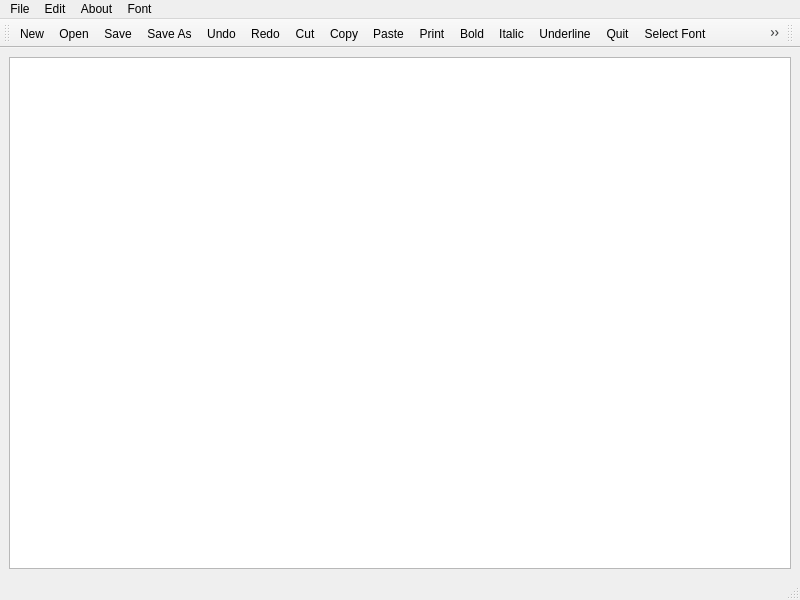
<?xml version="1.0" encoding="UTF-8"?>
<ui version="4.0">
 <class>MainWindow</class>
 <widget class="QMainWindow" name="MainWindow">
  <property name="geometry">
   <rect>
    <x>0</x>
    <y>0</y>
    <width>800</width>
    <height>600</height>
   </rect>
  </property>
  <property name="windowTitle">
   <string>MainWindow</string>
  </property>
  <widget class="QWidget" name="centralwidget">
   <layout class="QVBoxLayout" name="verticalLayout">
    <item>
     <widget class="QTextEdit" name="textEdit"/>
    </item>
   </layout>
  </widget>
  <widget class="QMenuBar" name="menubar">
   <property name="geometry">
    <rect>
     <x>0</x>
     <y>0</y>
     <width>800</width>
     <height>21</height>
    </rect>
   </property>
   <widget class="QMenu" name="menuFile">
    <property name="title">
     <string>File</string>
    </property>
    <addaction name="actionNew"/>
    <addaction name="actionOpen"/>
    <addaction name="separator"/>
    <addaction name="actionSave"/>
    <addaction name="actionSave_As"/>
   </widget>
   <widget class="QMenu" name="menuEdit">
    <property name="title">
     <string>Edit</string>
    </property>
    <addaction name="actionUndo"/>
    <addaction name="actionRedo"/>
    <addaction name="separator"/>
    <addaction name="actionCopy"/>
    <addaction name="actionPaste"/>
    <addaction name="actionCut"/>
    <addaction name="separator"/>
    <addaction name="actionPrint"/>
    <addaction name="actionQuit"/>
   </widget>
   <widget class="QMenu" name="menuAbout">
    <property name="title">
     <string>About</string>
    </property>
    <addaction name="actionAbout_QT"/>
   </widget>
   <widget class="QMenu" name="menuQuit">
    <property name="title">
     <string>Font</string>
    </property>
    <addaction name="actionSelect_Font"/>
    <addaction name="actionFont_color"/>
    <addaction name="actionFont_BG"/>
    <addaction name="separator"/>
    <addaction name="actionBold_2"/>
    <addaction name="actionItalic_2"/>
    <addaction name="actionUnderline_2"/>
   </widget>
   <addaction name="menuFile"/>
   <addaction name="menuEdit"/>
   <addaction name="menuAbout"/>
   <addaction name="menuQuit"/>
  </widget>
  <widget class="QStatusBar" name="statusbar"/>
  <widget class="QToolBar" name="toolBar">
   <property name="windowTitle">
    <string>toolBar</string>
   </property>
   <attribute name="toolBarArea">
    <enum>TopToolBarArea</enum>
   </attribute>
   <attribute name="toolBarBreak">
    <bool>true</bool>
   </attribute>
   <addaction name="actionNew"/>
   <addaction name="actionOpen"/>
   <addaction name="actionSave"/>
   <addaction name="actionSave_As"/>
   <addaction name="actionUndo"/>
   <addaction name="actionRedo"/>
   <addaction name="actionCut"/>
   <addaction name="actionCopy"/>
   <addaction name="actionPaste"/>
   <addaction name="actionPrint"/>
   <addaction name="actionBold_2"/>
   <addaction name="actionItalic_2"/>
   <addaction name="actionUnderline_2"/>
   <addaction name="actionQuit"/>
   <addaction name="actionSelect_Font"/>
   <addaction name="actionFont_color"/>
   <addaction name="actionFont_BG"/>
   <addaction name="actionAbout_QT"/>
  </widget>
  <widget class="QToolBar" name="toolBar_2">
   <property name="windowTitle">
    <string>toolBar_2</string>
   </property>
   <attribute name="toolBarArea">
    <enum>TopToolBarArea</enum>
   </attribute>
   <attribute name="toolBarBreak">
    <bool>false</bool>
   </attribute>
  </widget>
  <action name="actionNew">
   <property name="icon">
    <iconset resource="Resource.qrc">
     <normaloff>:/images/images/File_Add-512.webp</normaloff>:/images/images/File_Add-512.webp</iconset>
   </property>
   <property name="text">
    <string>New</string>
   </property>
  </action>
  <action name="actionOpen">
   <property name="icon">
    <iconset resource="Resource.qrc">
     <normaloff>:/images/images/open.png</normaloff>:/images/images/open.png</iconset>
   </property>
   <property name="text">
    <string>Open</string>
   </property>
  </action>
  <action name="actionSave">
   <property name="icon">
    <iconset resource="Resource.qrc">
     <normaloff>:/images/images/save--v2.png</normaloff>:/images/images/save--v2.png</iconset>
   </property>
   <property name="text">
    <string>Save</string>
   </property>
  </action>
  <action name="actionSave_As">
   <property name="icon">
    <iconset resource="Resource.qrc">
     <normaloff>:/images/images/save--v2.png</normaloff>:/images/images/save--v2.png</iconset>
   </property>
   <property name="text">
    <string>Save As</string>
   </property>
  </action>
  <action name="actionUndo">
   <property name="icon">
    <iconset resource="Resource.qrc">
     <normaloff>:/images/images/undo-6.png</normaloff>:/images/images/undo-6.png</iconset>
   </property>
   <property name="text">
    <string>Undo</string>
   </property>
  </action>
  <action name="actionRedo">
   <property name="icon">
    <iconset resource="Resource.qrc">
     <normaloff>:/images/images/44650.png</normaloff>:/images/images/44650.png</iconset>
   </property>
   <property name="text">
    <string>Redo</string>
   </property>
  </action>
  <action name="actionBold">
   <property name="icon">
    <iconset resource="Resource.qrc">
     <normaloff>:/images/images/images (4).jpeg</normaloff>:/images/images/images (4).jpeg</iconset>
   </property>
   <property name="text">
    <string>Bold</string>
   </property>
  </action>
  <action name="actionItalic">
   <property name="icon">
    <iconset resource="Resource.qrc">
     <normaloff>:/images/images/images.png</normaloff>:/images/images/images.png</iconset>
   </property>
   <property name="text">
    <string>Italic</string>
   </property>
  </action>
  <action name="actionUnderline">
   <property name="icon">
    <iconset resource="Resource.qrc">
     <normaloff>:/images/images/underline-54-840263.png</normaloff>:/images/images/underline-54-840263.png</iconset>
   </property>
   <property name="text">
    <string>Underline</string>
   </property>
  </action>
  <action name="actionCopy">
   <property name="icon">
    <iconset resource="Resource.qrc">
     <normaloff>:/images/images/copy.png</normaloff>:/images/images/copy.png</iconset>
   </property>
   <property name="text">
    <string>Copy</string>
   </property>
  </action>
  <action name="actionPaste">
   <property name="icon">
    <iconset resource="Resource.qrc">
     <normaloff>:/images/images/paste.webp</normaloff>:/images/images/paste.webp</iconset>
   </property>
   <property name="text">
    <string>Paste</string>
   </property>
  </action>
  <action name="actionCut">
   <property name="icon">
    <iconset resource="Resource.qrc">
     <normaloff>:/images/images/images (6).jpeg</normaloff>:/images/images/images (6).jpeg</iconset>
   </property>
   <property name="text">
    <string>Cut</string>
   </property>
  </action>
  <action name="actionPrint">
   <property name="icon">
    <iconset resource="Resource.qrc">
     <normaloff>:/images/images/print.png</normaloff>:/images/images/print.png</iconset>
   </property>
   <property name="text">
    <string>Print</string>
   </property>
  </action>
  <action name="actionQuit">
   <property name="icon">
    <iconset resource="Resource.qrc">
     <normaloff>:/images/images/images (1).png</normaloff>:/images/images/images (1).png</iconset>
   </property>
   <property name="text">
    <string>Quit</string>
   </property>
  </action>
  <action name="actionSelect_Font">
   <property name="icon">
    <iconset>
     <normaloff>:/images/Font.png</normaloff>:/images/Font.png</iconset>
   </property>
   <property name="text">
    <string>Select Font</string>
   </property>
  </action>
  <action name="actionFont_color">
   <property name="icon">
    <iconset>
     <normaloff>:/images/FontC.png</normaloff>:/images/FontC.png</iconset>
   </property>
   <property name="text">
    <string>Font color</string>
   </property>
  </action>
  <action name="actionFont_BG">
   <property name="icon">
    <iconset>
     <normaloff>:/images/FontBg.png</normaloff>:/images/FontBg.png</iconset>
   </property>
   <property name="text">
    <string>Font BG</string>
   </property>
  </action>
  <action name="actionBold_2">
   <property name="icon">
    <iconset resource="Resource.qrc">
     <normaloff>:/images/images/images (4).jpeg</normaloff>:/images/images/images (4).jpeg</iconset>
   </property>
   <property name="text">
    <string>Bold</string>
   </property>
  </action>
  <action name="actionItalic_2">
   <property name="icon">
    <iconset resource="Resource.qrc">
     <normaloff>:/images/images/images.png</normaloff>:/images/images/images.png</iconset>
   </property>
   <property name="text">
    <string>Italic</string>
   </property>
  </action>
  <action name="actionUnderline_2">
   <property name="icon">
    <iconset resource="Resource.qrc">
     <normaloff>:/images/images/underline-54-840263.png</normaloff>:/images/images/underline-54-840263.png</iconset>
   </property>
   <property name="text">
    <string>Underline</string>
   </property>
  </action>
  <action name="actionAbout_QT">
   <property name="icon">
    <iconset>
     <normaloff>:/images/qt.jpg</normaloff>:/images/qt.jpg</iconset>
   </property>
   <property name="text">
    <string>About QT</string>
   </property>
  </action>
 </widget>
 <resources>
  <include location="Resource.qrc"/>
 </resources>
 <connections/>
</ui>
